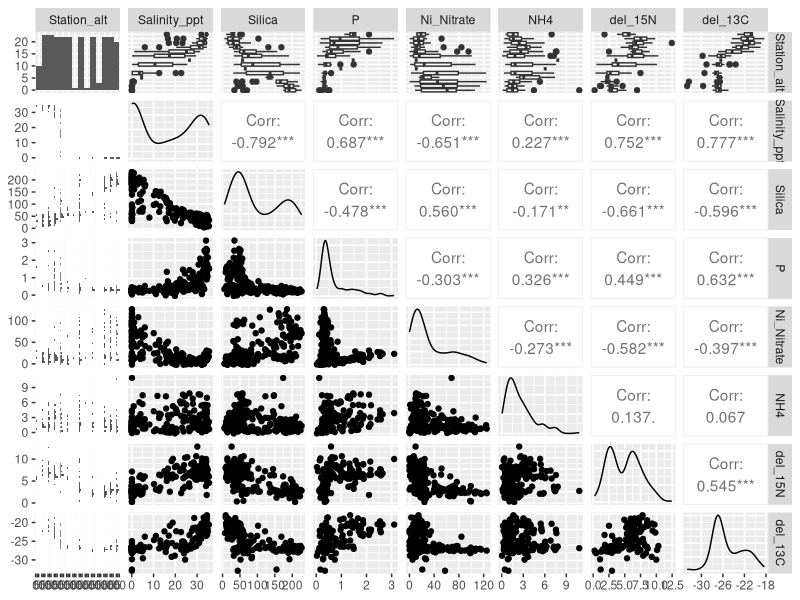
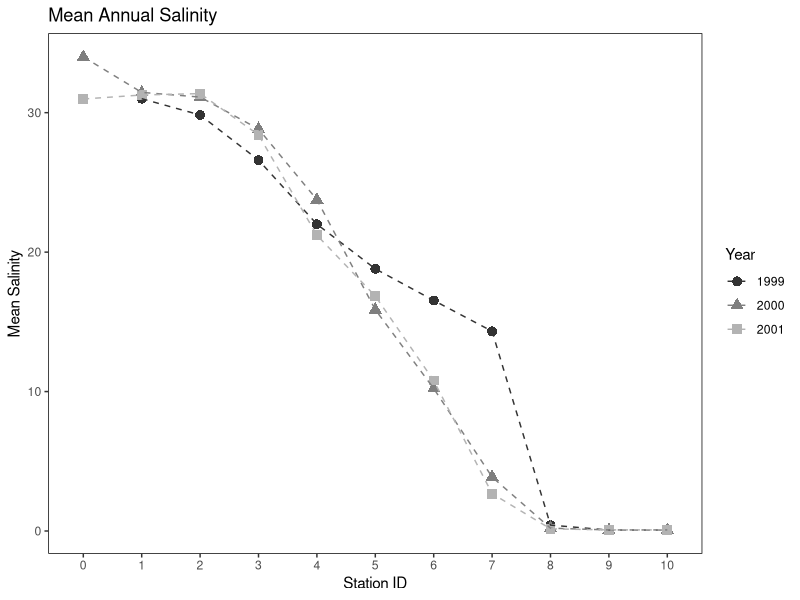
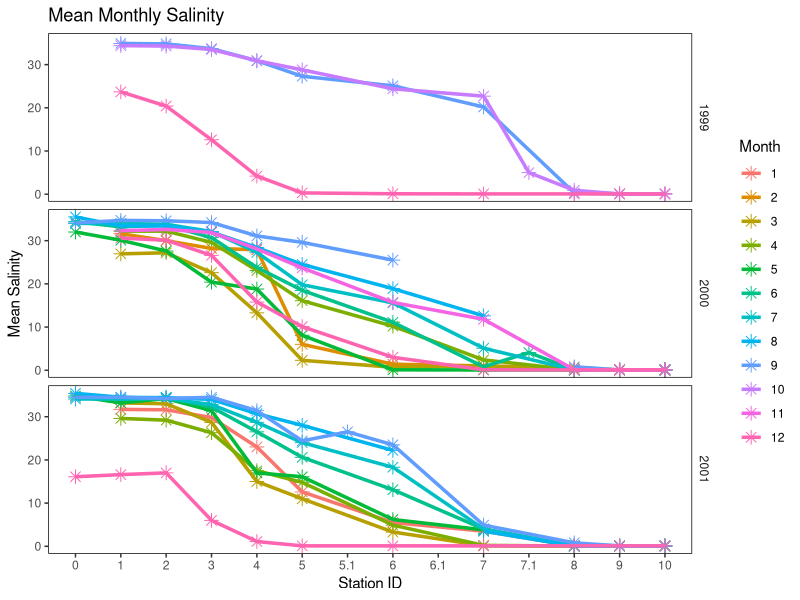
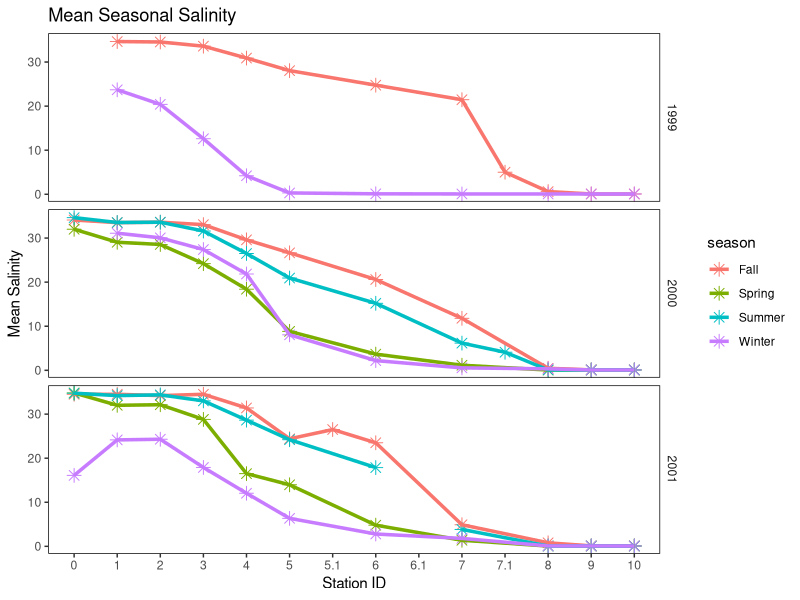

These charts were generated, in order, by the following R code:
## ---- chunk 1
#setting global options for the analysis log
library(knitr)
knitr::opts_chunk$set(tidy.opts=list(width.cutoff=70),tidy=TRUE, fig.width=6,
fig.height=5, warning=FALSE, message=FALSE)

# When tables are made no comments
options(xtable.comment = FALSE)
## ---- chunk 2

#set the working directory
setwd("E:\\Sigleo_Bosley_MS\\Analysis")

dat<-read.csv("Y_iso_data_fixed.csv")

# Load in packages needed for the analysis
load.libraries<-function(){
  library(ggplot2)
  library(lme4)
  library(dplyr)
  library(GGally)
}
load.libraries()

#########################################################################
#build a custom theme for the plots
cust_theme<-
  theme_bw()+
  theme(panel.grid.major = element_blank(),
        panel.grid.minor = element_blank(),
        strip.background = element_blank(),
        legend.background = element_rect(fill="transparent"),
        panel.border = element_rect(colour = "black"))+
  #theme(legend.title = element_blank())+
  theme(strip.text.x = element_text(size = 10, colour = "black", face="bold"))
###########################################################################


# Fix up the station codes
dat$Station_alt<-as.factor(dat$Station_alt)
#unique(dat$Station_alt)

## ---- chunk 3

#select the 
mat.dat<-dat[,c(3,8,9,10,11,12,13,14)]

#generate pdf with plots
#pdf("YB_pairs.pdf",paper='letter') 
ggpairs(mat.dat)
#dev.off()
## ---- chunk 4
#divide the data by season
dat$season=NA

for(i in 1:nrow(dat)){
if(dat$Month[i]=="12" || dat$Month[i]=='1'||dat$Month[i]=='2') {dat$season[i]="Winter"}
  
if(dat$Month[i]=="3" || dat$Month[i]=='4'||dat$Month[i]=='5') {dat$season[i]="Spring"}
  
if(dat$Month[i]=="6" || dat$Month[i]=='7'||dat$Month[i]=='8') {dat$season[i]="Summer"}
  
if(dat$Month[i]=="9" || dat$Month[i]=='10'||dat$Month[i]=='11') {dat$season[i]="Fall"}  
  
  }

## ---- chunk 5
##########################
#Salinity

#build.df
sal.df<-dat[,c("SampleID","Station_alt","Year","Month","Day","Salinity_ppt","season")]

#calculate site means by month in each year
sal.ag<-sal.df %>% group_by(Station_alt,Year)%>%summarize(SampleN=length(Salinity_ppt),mean_sal=mean(Salinity_ppt,na.rm=T),sd_sal=sd(Salinity_ppt, na.rm=T))
#head(sal.ag)
sal.ag$Year<-as.factor(sal.ag$Year)
sal.ag<-na.omit(sal.ag)

#make a nice plot!

#salinity by location and year
sal.p<-ggplot(sal.ag, aes(x=Station_alt,y=mean_sal,group=Year))+
  geom_point(aes(col=Year, shape=Year),size = 3)+
  geom_line(aes(col=Year),linetype = 2)+
  scale_color_manual(name="Year", values = c("grey20","grey50","grey70"))+
  ylab("Mean Salinity")+
  xlab("Station ID")+
  cust_theme+
  ggtitle("Mean Annual Salinity")


# add in the monthly variation
#build.df
sal.ag.mo<-sal.df %>% group_by(Station_alt,Year,Month)%>%summarize(SampleN=length(Salinity_ppt),mean_sal=mean(Salinity_ppt,na.rm=T))

sal.ag.mo$Year<-as.factor(sal.ag.mo$Year)
sal.ag.mo$Month<-as.factor(sal.ag.mo$Month)


sal.mo.p<-ggplot(sal.ag.mo, aes(x=Station_alt,y=mean_sal,group=Month))+
  geom_point(aes(col=Month),size = 3, shape=8)+
  geom_line(aes(col=Month),linetype = 1,size=1.2)+
  #scale_color_manual(name="Year", values = c("grey20","grey50","grey70"))+
  ylab("Mean Salinity")+
  xlab("Station ID")+
  cust_theme+
  ggtitle("Mean Monthly Salinity")+
  facet_grid(Year~.)


#Salinity by season

# add in the monthly variation
#build.df
sal.ag.season<-sal.df %>% group_by(Station_alt,Year,season)%>%summarize(SampleN=length(Salinity_ppt),mean_sal=mean(Salinity_ppt,na.rm=T))

sal.ag.season$Year<-as.factor(sal.ag.season$Year)
sal.ag.season$season<-as.factor(sal.ag.season$season)


sal.sea.p<-ggplot(sal.ag.season, aes(x=Station_alt,y=mean_sal,group=season))+
  geom_point(aes(col=season),size = 3, shape=8)+
  geom_line(aes(col=season),linetype = 1,size=1.2)+
  #scale_color_manual(name="Year", values = c("grey20","grey50","grey70"))+
  ylab("Mean Salinity")+
  xlab("Station ID")+
  cust_theme+
  ggtitle("Mean Seasonal Salinity")+
  facet_grid(Year~.)


#generate the plots
sal.p

sal.mo.p

sal.sea.p

